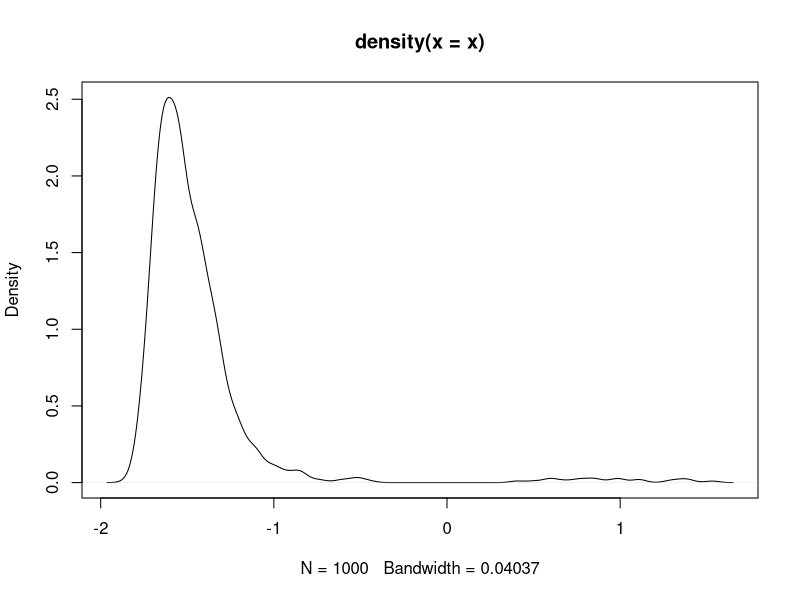

This chart was generated by the following R code:
################################################################################
# Random Numbers Generator
################################################################################

rgev <- function(n, mu, sigma, delta){
  x <- runif(n)
  y <- ifelse(test = x > exp(-exp(-mu/sigma)),
              yes = (- sigma * log(-log(x)) - mu)^(1/(delta + 1)), 
              no = -(mu + sigma * log(-log(x)))^(1/(delta + 1))
              )
  return(y)
}


x <- rgev(n = 1000, mu = 4, sigma = 1, delta = 2)
plot(density(x))
